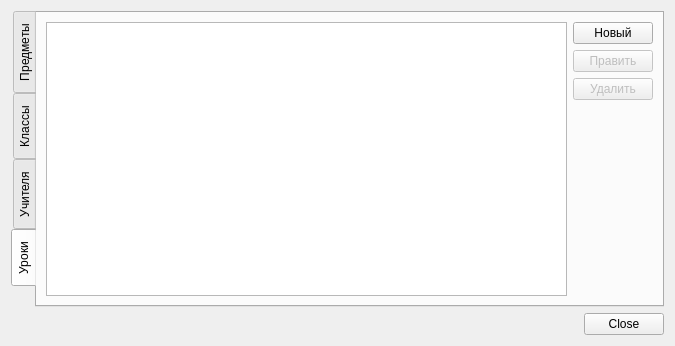
<?xml version="1.0" encoding="UTF-8"?>
<ui version="4.0">
 <class>dialogLists</class>
 <widget class="QDialog" name="dialogLists">
  <property name="geometry">
   <rect>
    <x>0</x>
    <y>0</y>
    <width>675</width>
    <height>346</height>
   </rect>
  </property>
  <property name="windowTitle">
   <string>Списки</string>
  </property>
  <layout class="QVBoxLayout" name="verticalLayout">
   <item>
    <widget class="QTabWidget" name="tabWidget">
     <property name="tabPosition">
      <enum>QTabWidget::West</enum>
     </property>
     <property name="currentIndex">
      <number>3</number>
     </property>
     <widget class="QWidget" name="subjectTab">
      <property name="layoutDirection">
       <enum>Qt::LeftToRight</enum>
      </property>
      <attribute name="title">
       <string>Предметы</string>
      </attribute>
      <layout class="QHBoxLayout" name="horizontalLayout">
       <item>
        <widget class="QTableWidget" name="tableWidget_subject">
         <property name="editTriggers">
          <set>QAbstractItemView::NoEditTriggers</set>
         </property>
         <property name="alternatingRowColors">
          <bool>true</bool>
         </property>
         <property name="selectionMode">
          <enum>QAbstractItemView::SingleSelection</enum>
         </property>
         <property name="selectionBehavior">
          <enum>QAbstractItemView::SelectRows</enum>
         </property>
        </widget>
       </item>
       <item>
        <layout class="QVBoxLayout" name="verticalLayout_2">
         <item>
          <widget class="QPushButton" name="btn_new_subj">
           <property name="text">
            <string>Новый</string>
           </property>
          </widget>
         </item>
         <item>
          <widget class="QPushButton" name="btn_edit_subj">
           <property name="enabled">
            <bool>false</bool>
           </property>
           <property name="text">
            <string>Править</string>
           </property>
          </widget>
         </item>
         <item>
          <widget class="QPushButton" name="btn_delete_subj">
           <property name="enabled">
            <bool>false</bool>
           </property>
           <property name="text">
            <string>Удалить</string>
           </property>
          </widget>
         </item>
         <item>
          <widget class="Line" name="line">
           <property name="orientation">
            <enum>Qt::Horizontal</enum>
           </property>
          </widget>
         </item>
         <item>
          <widget class="QPushButton" name="btn_worktime_subj">
           <property name="enabled">
            <bool>false</bool>
           </property>
           <property name="text">
            <string>Рабочее время</string>
           </property>
          </widget>
         </item>
         <item>
          <spacer name="verticalSpacer">
           <property name="orientation">
            <enum>Qt::Vertical</enum>
           </property>
           <property name="sizeHint" stdset="0">
            <size>
             <width>20</width>
             <height>40</height>
            </size>
           </property>
          </spacer>
         </item>
        </layout>
       </item>
      </layout>
     </widget>
     <widget class="QWidget" name="classTab">
      <attribute name="title">
       <string>Классы</string>
      </attribute>
      <layout class="QHBoxLayout" name="horizontalLayout_2">
       <item>
        <widget class="QTableWidget" name="tableWidget_class">
         <property name="editTriggers">
          <set>QAbstractItemView::NoEditTriggers</set>
         </property>
         <property name="alternatingRowColors">
          <bool>true</bool>
         </property>
         <property name="selectionMode">
          <enum>QAbstractItemView::SingleSelection</enum>
         </property>
         <property name="selectionBehavior">
          <enum>QAbstractItemView::SelectRows</enum>
         </property>
        </widget>
       </item>
       <item>
        <layout class="QVBoxLayout" name="verticalLayout_3">
         <item>
          <widget class="QPushButton" name="btn_new_class">
           <property name="text">
            <string>Новый</string>
           </property>
          </widget>
         </item>
         <item>
          <widget class="QPushButton" name="btn_edit_class">
           <property name="enabled">
            <bool>false</bool>
           </property>
           <property name="text">
            <string>Править</string>
           </property>
          </widget>
         </item>
         <item>
          <widget class="QPushButton" name="btn_delete_class">
           <property name="enabled">
            <bool>false</bool>
           </property>
           <property name="text">
            <string>Удалить</string>
           </property>
          </widget>
         </item>
         <item>
          <widget class="Line" name="line_2">
           <property name="orientation">
            <enum>Qt::Horizontal</enum>
           </property>
          </widget>
         </item>
         <item>
          <widget class="QPushButton" name="btn_worktime_class">
           <property name="enabled">
            <bool>false</bool>
           </property>
           <property name="text">
            <string>Рабочее время</string>
           </property>
          </widget>
         </item>
         <item>
          <spacer name="verticalSpacer_2">
           <property name="orientation">
            <enum>Qt::Vertical</enum>
           </property>
           <property name="sizeHint" stdset="0">
            <size>
             <width>20</width>
             <height>40</height>
            </size>
           </property>
          </spacer>
         </item>
        </layout>
       </item>
      </layout>
     </widget>
     <widget class="QWidget" name="teacherTab">
      <attribute name="title">
       <string>Учителя</string>
      </attribute>
      <layout class="QHBoxLayout" name="horizontalLayout_3">
       <item>
        <widget class="QTableWidget" name="tableWidget_teacher">
         <property name="editTriggers">
          <set>QAbstractItemView::NoEditTriggers</set>
         </property>
         <property name="alternatingRowColors">
          <bool>true</bool>
         </property>
         <property name="selectionMode">
          <enum>QAbstractItemView::SingleSelection</enum>
         </property>
         <property name="selectionBehavior">
          <enum>QAbstractItemView::SelectRows</enum>
         </property>
        </widget>
       </item>
       <item>
        <layout class="QVBoxLayout" name="verticalLayout_4">
         <item>
          <widget class="QPushButton" name="btn_new_teach">
           <property name="text">
            <string>Новый</string>
           </property>
          </widget>
         </item>
         <item>
          <widget class="QPushButton" name="btn_edit_teach">
           <property name="enabled">
            <bool>false</bool>
           </property>
           <property name="text">
            <string>Править</string>
           </property>
          </widget>
         </item>
         <item>
          <widget class="QPushButton" name="btn_delete_teach">
           <property name="enabled">
            <bool>false</bool>
           </property>
           <property name="text">
            <string>Удалить</string>
           </property>
          </widget>
         </item>
         <item>
          <widget class="Line" name="line_3">
           <property name="orientation">
            <enum>Qt::Horizontal</enum>
           </property>
          </widget>
         </item>
         <item>
          <widget class="QPushButton" name="btn_worktime_teach">
           <property name="enabled">
            <bool>false</bool>
           </property>
           <property name="text">
            <string>Рабочее время</string>
           </property>
          </widget>
         </item>
         <item>
          <spacer name="verticalSpacer_3">
           <property name="orientation">
            <enum>Qt::Vertical</enum>
           </property>
           <property name="sizeHint" stdset="0">
            <size>
             <width>20</width>
             <height>40</height>
            </size>
           </property>
          </spacer>
         </item>
        </layout>
       </item>
      </layout>
     </widget>
     <widget class="QWidget" name="lessonTab">
      <attribute name="title">
       <string>Уроки</string>
      </attribute>
      <layout class="QHBoxLayout" name="horizontalLayout_4">
       <item>
        <widget class="QTableWidget" name="tableWidget_lesson">
         <property name="editTriggers">
          <set>QAbstractItemView::NoEditTriggers</set>
         </property>
         <property name="alternatingRowColors">
          <bool>true</bool>
         </property>
         <property name="selectionMode">
          <enum>QAbstractItemView::SingleSelection</enum>
         </property>
         <property name="selectionBehavior">
          <enum>QAbstractItemView::SelectRows</enum>
         </property>
        </widget>
       </item>
       <item>
        <layout class="QVBoxLayout" name="verticalLayout_5">
         <item>
          <widget class="QPushButton" name="btn_new_lesson">
           <property name="text">
            <string>Новый</string>
           </property>
          </widget>
         </item>
         <item>
          <widget class="QPushButton" name="btn_edit_lesson">
           <property name="enabled">
            <bool>false</bool>
           </property>
           <property name="text">
            <string>Править</string>
           </property>
          </widget>
         </item>
         <item>
          <widget class="QPushButton" name="btn_delete_lesson">
           <property name="enabled">
            <bool>false</bool>
           </property>
           <property name="text">
            <string>Удалить</string>
           </property>
          </widget>
         </item>
         <item>
          <spacer name="verticalSpacer_4">
           <property name="orientation">
            <enum>Qt::Vertical</enum>
           </property>
           <property name="sizeHint" stdset="0">
            <size>
             <width>20</width>
             <height>40</height>
            </size>
           </property>
          </spacer>
         </item>
        </layout>
       </item>
      </layout>
     </widget>
    </widget>
   </item>
   <item>
    <widget class="QDialogButtonBox" name="buttonBox">
     <property name="orientation">
      <enum>Qt::Horizontal</enum>
     </property>
     <property name="standardButtons">
      <set>QDialogButtonBox::Close</set>
     </property>
    </widget>
   </item>
  </layout>
 </widget>
 <resources/>
 <connections>
  <connection>
   <sender>buttonBox</sender>
   <signal>accepted()</signal>
   <receiver>dialogLists</receiver>
   <slot>accept()</slot>
   <hints>
    <hint type="sourcelabel">
     <x>248</x>
     <y>254</y>
    </hint>
    <hint type="destinationlabel">
     <x>157</x>
     <y>274</y>
    </hint>
   </hints>
  </connection>
  <connection>
   <sender>buttonBox</sender>
   <signal>rejected()</signal>
   <receiver>dialogLists</receiver>
   <slot>reject()</slot>
   <hints>
    <hint type="sourcelabel">
     <x>316</x>
     <y>260</y>
    </hint>
    <hint type="destinationlabel">
     <x>286</x>
     <y>274</y>
    </hint>
   </hints>
  </connection>
 </connections>
</ui>
